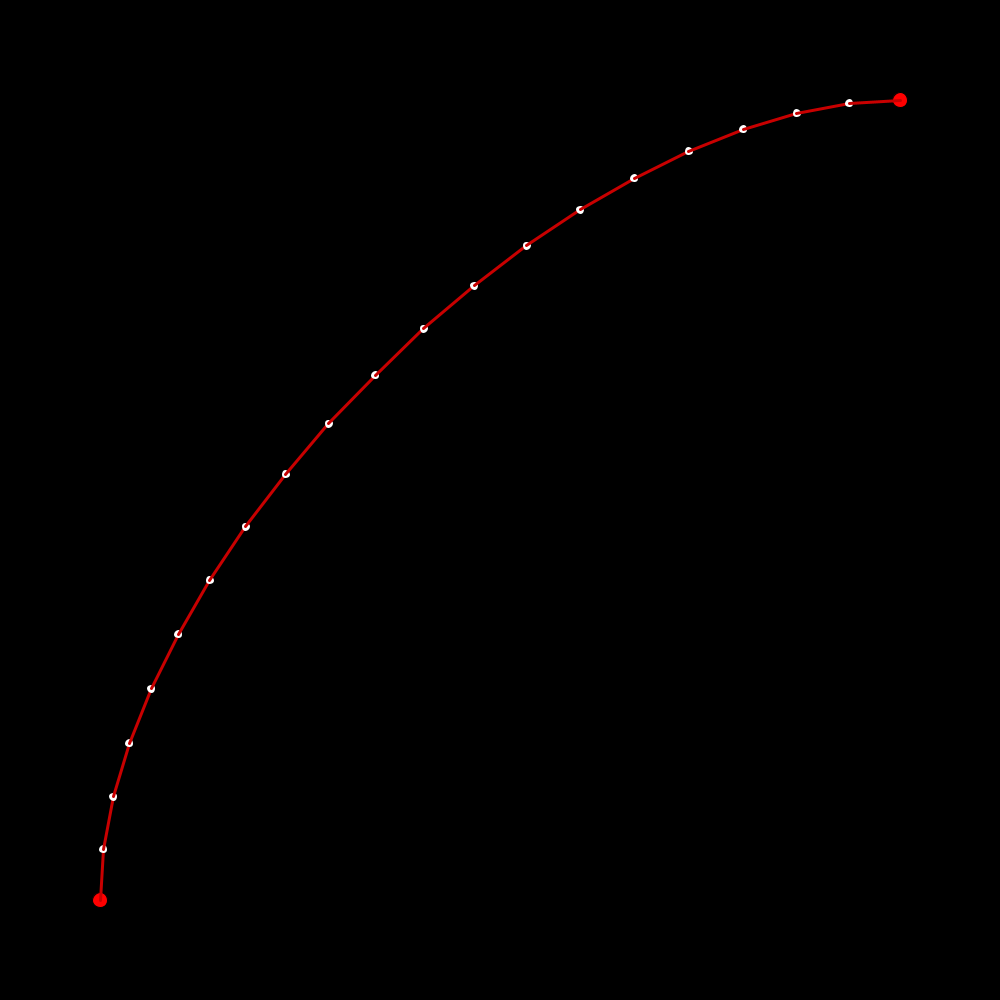
Frame 1 (no input)
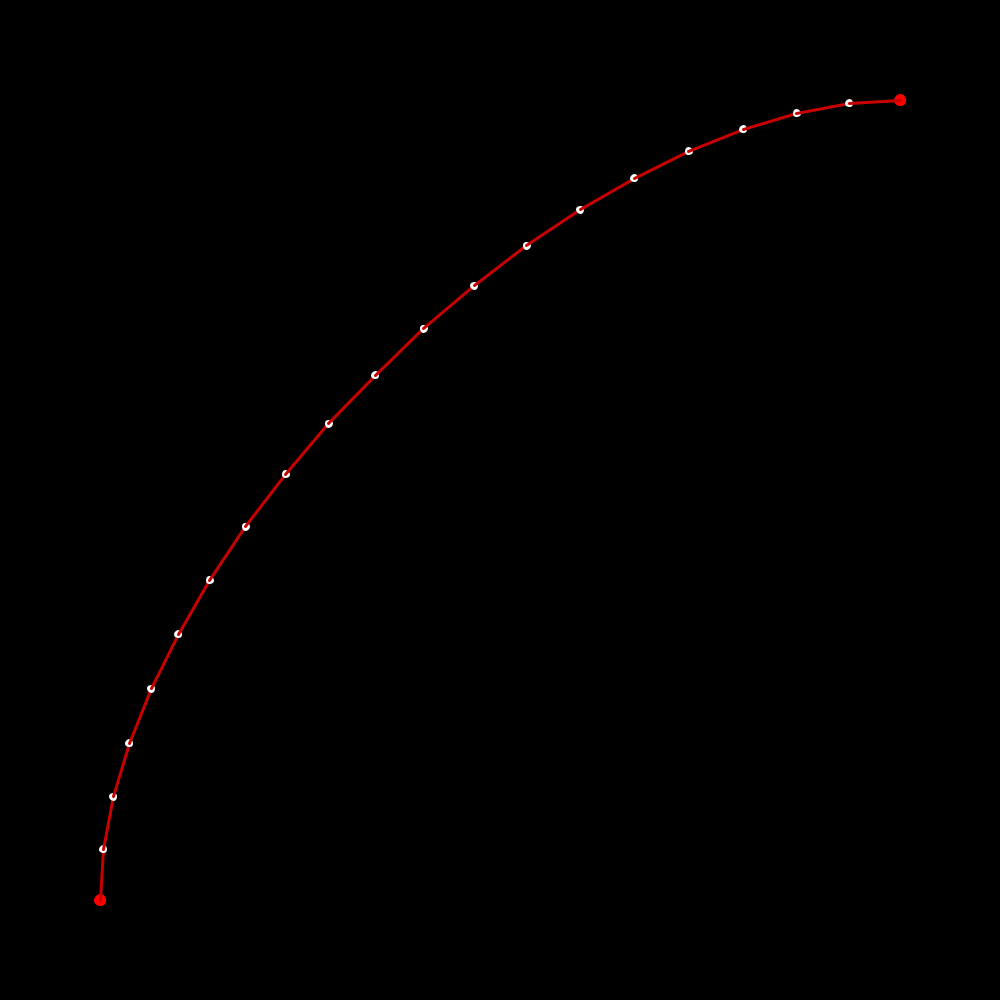
Frame 60 (the mouse pressed at the canvas centre just before this capture)
Frame 120 (the mouse held since frame 60 and released just before this capture): identical to frame 60, image omitted

The Processing sketch that drew these frames (run headless with seeded random() and noise(); from frame 60 on, the mouse is pressed at the canvas centre):

// Processing sketch: SplinesOld
// ── SplinesOld.pde
final float SCALE = 100;
int numWayPoints = 2;
int numSplines = 1;
WayPoint[] wayPoints;
Spline[] splines;
WayPoint selected = null;
boolean leftPressed = false, rightPressed = false, upPressed = false, downPressed = false;

void setup() {
  
  size(1000, 1000);
  ellipseMode(CENTER);
  rectMode(CORNER);
  wayPoints = new WayPoint[2];
  wayPoints[0] = new WayPoint(1, 1, 90, 10);
  wayPoints[1] = new WayPoint(9, 9, 0, 10);
  splines = new Spline[1];
  splines[0] = new Spline(wayPoints[0], wayPoints[1], 20);
  splines[0].update();
  //for(int i = 0; i < spline.numSegments; i++)
    //println(spline.endPoints[i][0] + ", " + spline.endPoints[i][1]);
  
}

void draw() {
  
  background(0);
  wayPoints[0].show();
  wayPoints[1].show();
  splines[0].update();
  splines[0].show();
  infoBox();
  if(selected != null) {
    if(leftPressed && !rightPressed)
      selected.setHeading(selected.getHeading() + 1);
    else if(rightPressed && !leftPressed)
      selected.setHeading(selected.getHeading() - 1);
  }
  if(upPressed && !downPressed && splines[0].numSegments < 100)
    splines[0].numSegments ++;
  else if(downPressed && !upPressed && splines[0].numSegments > 5)
    splines[0].numSegments --;
  
}

void mousePressed() {
  for(int i = 0; i < numWayPoints; i++) {
    wayPoints[i].setSelection(false);
    selected = null;
  }
  for(int i = 0; i < numWayPoints; i++) {
    if(dist(mouseX, mouseY, wayPoints[i].getX()*SCALE, 1000-wayPoints[i].getY()*SCALE) <= 15) {
      wayPoints[i].setSelection(true);
      selected = wayPoints[i];
      break;
    }
  }
}

void mouseDragged() {
  if(selected != null) {
    selected.setX(mouseX / SCALE);
    selected.setY((1000-mouseY) / SCALE);
  }
}

void infoBox() {
  if(mouseButton == 0) {
    for(Spline i: splines) {
      for(int j = 0; j < i.numSegments+1; j++) {
          if(dist(mouseX, mouseY, i.endPoints[j].x*SCALE, 1000-i.endPoints[j].y*SCALE) <= 10) {
            //highlighting the endPoint
            fill(255, 0, 0);
            stroke(255);
            strokeWeight(2);
            ellipse(i.endPoints[j].x*SCALE, 1000-i.endPoints[j].y*SCALE, 10, 10);
            //info box
            fill(0, 255, 255);
            rect((i.endPoints[j].x+0.1)*SCALE, 1000-(i.endPoints[j].y-0.1)*SCALE, 2*SCALE, 1*SCALE);
            textSize(15);
            fill(0);
            text("x: " + i.endPoints[j].x, (i.endPoints[j].x+0.13)*SCALE, 1000-(i.endPoints[j].y-0.25)*SCALE);
            text("y: " + i.endPoints[j].y, (i.endPoints[j].x+0.13)*SCALE, 1000-(i.endPoints[j].y-0.40)*SCALE);
            text("vel: " + i.endPoints[j].vel, (i.endPoints[j].x+0.13)*SCALE, 1000-(i.endPoints[j].y-0.55)*SCALE);
            text("heading: " + i.endPoints[j].heading*180/PI, (i.endPoints[j].x+0.13)*SCALE, 1000-(i.endPoints[j].y-0.70)*SCALE);
            text("curvature: " + abs(i.endPoints[j].curvature), (i.endPoints[j].x+0.13)*SCALE, 1000-(i.endPoints[j].y-0.85)*SCALE);
            text("radius: " + i.endPoints[j].radius, (i.endPoints[j].x+0.13)*SCALE, 1000-(i.endPoints[j].y-1)*SCALE);
            //drawing the circle that is being followed
            float centerX, centerY;
            float tempAngle = i.endPoints[j].heading + PI/2;
            centerX = 1 / i.endPoints[j].curvature * cos(tempAngle) + i.endPoints[j].x;
            centerY = 1 / i.endPoints[j].curvature * sin(tempAngle) + i.endPoints[j].y;
            stroke(255, 255, 0);
            strokeWeight(1);
            noFill();
            arc(centerX*SCALE, 1000-centerY*SCALE, i.endPoints[j].diameter*SCALE, i.endPoints[j].diameter*SCALE, 0, 2*PI);
            break;
          }
      }
    }
  }
}

void keyPressed() {
  if(keyCode == LEFT)
    leftPressed = true;
  if(keyCode == RIGHT)
    rightPressed = true;
  if(keyCode == UP)
    upPressed = true;
  if(keyCode == DOWN)
    downPressed = true;
}

void keyReleased() {
  if(keyCode == LEFT)
    leftPressed = false;
  if(keyCode == RIGHT)
    rightPressed = false;
  if(keyCode == UP)
    upPressed = false;
  if(keyCode == DOWN)
    downPressed = false;
}


class WayPoint {
  
  float x, y, vel;
  float heading;
  boolean selected;
  
  public WayPoint(float x_, float y_, float heading_, float vel_) {
      x= x_;
      y= y_;
      heading = heading_;
      vel = vel_;
      selected = false;
  }
  
  public void show() {
    stroke(0);
    if(selected) {
      fill(255);
      ellipse(x*SCALE, 1000-y*SCALE, 25, 25);
    }
    fill(255, 0, 0);
    ellipse(x*SCALE, 1000-y*SCALE, 15, 15);
  }
  
  public void setX(float newX) {
    x = newX;
  }
  
  public float getX() {
    return x;
  }
  
  public void setY(float newY) {
    y = newY;
  }
  
  public float getY() {
    return y;
  }
  
  public void setHeading(float newHeading) {
    heading = newHeading;
  }
  
  public float getHeading() {
    return heading;
  }
  
  public float getHeadingRad() {
    return heading * PI / 180;
  }
  
  public float getVel() {
    return vel;
  }
  
  public void setSelection(boolean rcv) {
    selected = rcv;
  }
  
  public boolean isSelected() {
    return selected;
  }
  
}

class EndPoint {
  
  float x, y, heading;
  float vel;
  float curvature, radius;
  float diameter;
  
  public EndPoint(float x_, float y_, float heading_, float vel_, float curvature_) {
    x = x_;
    y = y_;
    curvature = curvature_;
    vel = vel_;
    heading = heading_;
    radius = curvature == 0 ? 0 : 1/abs(curvature);
    diameter = 2 * radius;
  }
  
}

class Spline {
  
  WayPoint start, end;
  float a, b, c, d;
  float i, j, k, l;
  int numSegments;
  EndPoint[] endPoints;
  
  public Spline(WayPoint start_, WayPoint end_, int numSegments_) {
    start = start_;
    end = end_;
    numSegments = numSegments_;
  }
  
  public Spline(WayPoint start_, WayPoint end_) {
    start = start_;
    end = end_;
    numSegments = 10;
  }
  
  public void update() {
    a = start.getVel() * cos(start.getHeadingRad()) + end.getVel() * cos(end.getHeadingRad()) + 2 * start.getX() - 2 * end.getX();
    b = -2 * start.getVel() * cos(start.getHeadingRad()) - end.getVel() * cos(end.getHeadingRad()) - 3 * start.getX() + 3 * end.getX();
    c = start.getVel() * cos(start.getHeadingRad());
    d = start.getX();
    
    i = start.getVel() * sin(start.getHeadingRad()) + end.getVel() * sin(end.getHeadingRad()) + 2 * start.getY() - 2 * end.getY();
    j = -2 * start.getVel() * sin(start.getHeadingRad()) - end.getVel() * sin(end.getHeadingRad()) - 3 * start.getY() + 3 * end.getY();
    k = start.getVel() * sin(start.getHeadingRad());
    l = start.getY();
    
    endPoints = new EndPoint[numSegments+1];
    float t, x, y, heading, vel, curvature;
    float x_, y_, x__, y__;
    for(int n = 0; n <= numSegments; n++) {
      t = (float)n / (float)numSegments;
      x = a*t*t*t + b*t*t + c*t + d;
      y = i*t*t*t + j*t*t + k*t + l;
      x_ = 3*a*t*t + 2*b*t + c;
      y_ = 3*i*t*t + 2*j*t + k;
      x__ = 6*a*t + 2*b;
      y__ = 6*i*t + 2*j;
      heading = atan2(y_, x_);
      vel = sqrt(x_*x_ + y_*y_);
      curvature = (x_*y__ - y_*x__) / pow((x_*x_ + y_*y_), 1.5);
      endPoints[n] = new EndPoint(x, y, heading, vel, curvature);
    }
  }
  
  public void show() {
    //println(a + " | " + b + " | " + c + " | " + d + " || " + i + " | " + j + " | " + k + " | " + l);
    stroke(5);
    for(int i = 0; i < numSegments; i++) {
      fill(255);
      stroke(255);
      if(i > 0)
        ellipse(endPoints[i].x*SCALE, 1000-endPoints[i].y*SCALE, 5, 5);
      stroke(200, 0, 0);
      strokeWeight(3);
      line(endPoints[i].x*SCALE, 1000-endPoints[i].y*SCALE, endPoints[i+1].x*SCALE, 1000-endPoints[i+1].y*SCALE);
    }
  }
  
}
